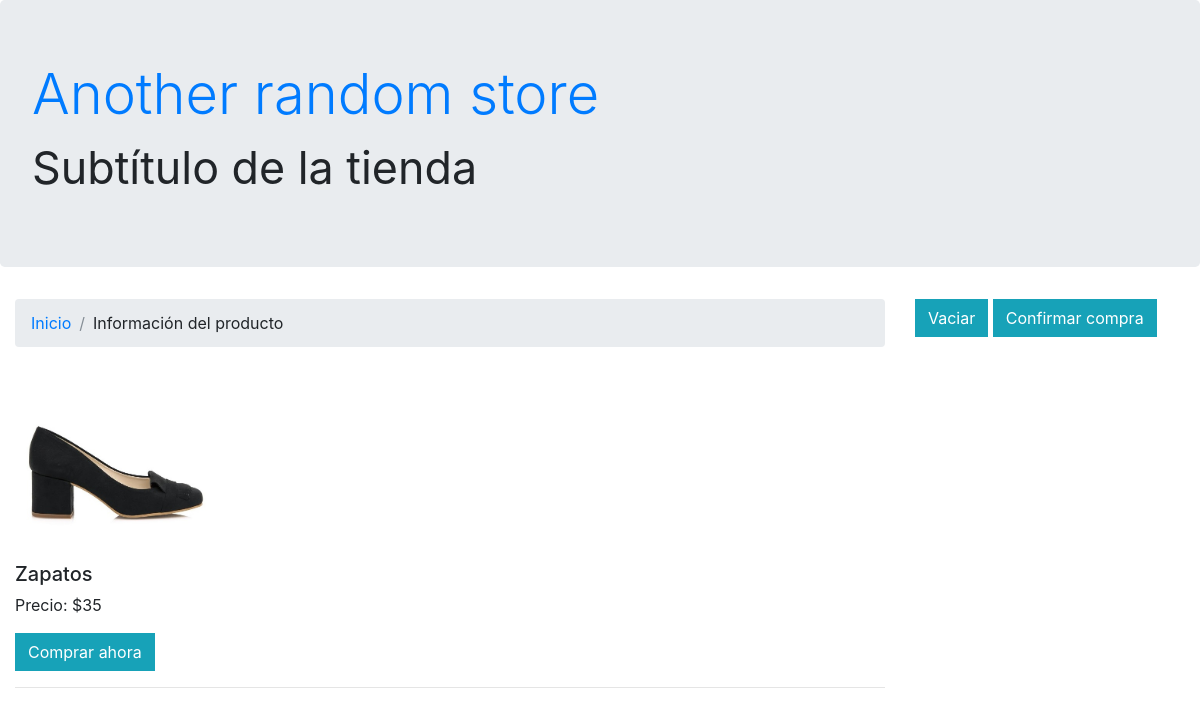
The app's page /producto.php?idproducto=2 with its own data.
### tables this page shows
CREATE TABLE IF NOT EXISTS `imagenesproducto` (
  `idimagen` int(10) NOT NULL AUTO_INCREMENT,
  `idproducto` int(10) NOT NULL,
  `imagen` varchar(100) NOT NULL,
  `titulo` varchar(100) NOT NULL,
  `descripcion` varchar(100) NOT NULL,
  PRIMARY KEY (`idimagen`),
  KEY `idproducto` (`idproducto`)
);

CREATE TABLE IF NOT EXISTS `productos` (
  `idproducto` int(10) NOT NULL AUTO_INCREMENT,
  `nombreproducto` varchar(100) NOT NULL,
  `descripcion` varchar(100) NOT NULL,
  `precio` decimal(10,0) NOT NULL,
  `peso` double NOT NULL,
  `existencias` int(10) NOT NULL,
  PRIMARY KEY (`idproducto`)
);

### producto.php (the view, shortened to what this page needs)
<?php
include 'conexion.php';
include 'header.php';
$peticion = "SELECT * FROM productos WHERE idproducto=".$_GET['idproducto']." LIMIT 1";
$resultado = mysqli_query($conexion, $peticion);
?>
<section class="col-sm-12">
     <ol class="breadcrumb">
          <li class="breadcrumb-item active"><a href="index.php">Inicio</a></li>
          <li class="breadcrumb-item">Información del producto</li>
     </ol>
</section>
<?php
while ($fila = mysqli_fetch_array($resultado)) {
     echo "<article class='container justify-content-between'>";
     $peticion2 = "SELECT * FROM imagenesproducto WHERE idproducto =".$fila['idproducto']."";
     $resultado2 = mysqli_query($conexion, $peticion2)or die(mysql_error());
     while ($fila2 = mysqli_fetch_array($resultado2)) {
          echo "<img src='img/".$fila2['imagen']." 'class='' width='200'>";
     }
   echo "<h5 class=''>".$fila['nombreproducto']."</h5>";
   echo "<p class=''> Precio: $".$fila['precio']."</p>";
   echo "<button class='botoncompra btn btn-info' value='".$fila['idproducto']."' >Comprar ahora</button>";
   echo "<br><hr>
   </div></article>
   ";
}
?>
</section>
</div>
</div>
</body>
</html>

### css/styles.css (style rules this page uses)
.btn { border-radius: 0px; }

### records on screen
productos: nombreproducto "Zapatos", precio "35", $fila['idproducto'] 2 (drawn)
imagenesproducto: imagen (picture)
